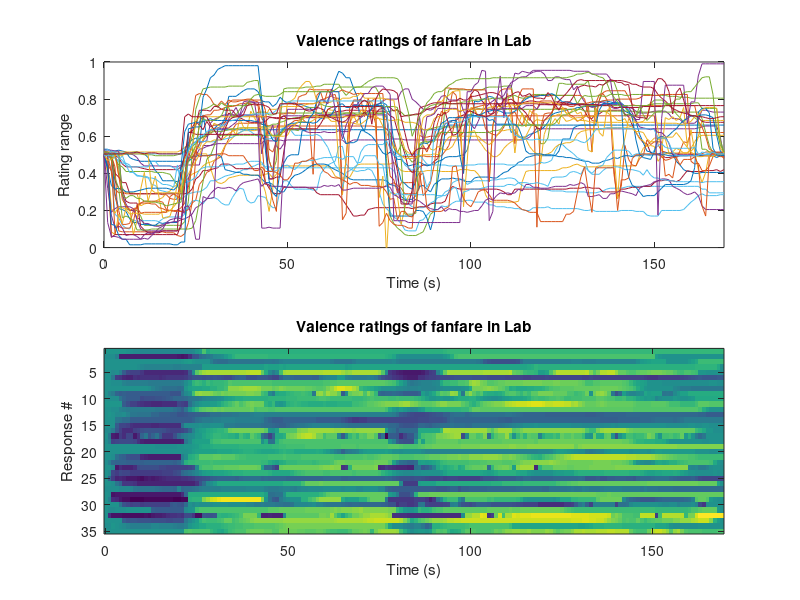
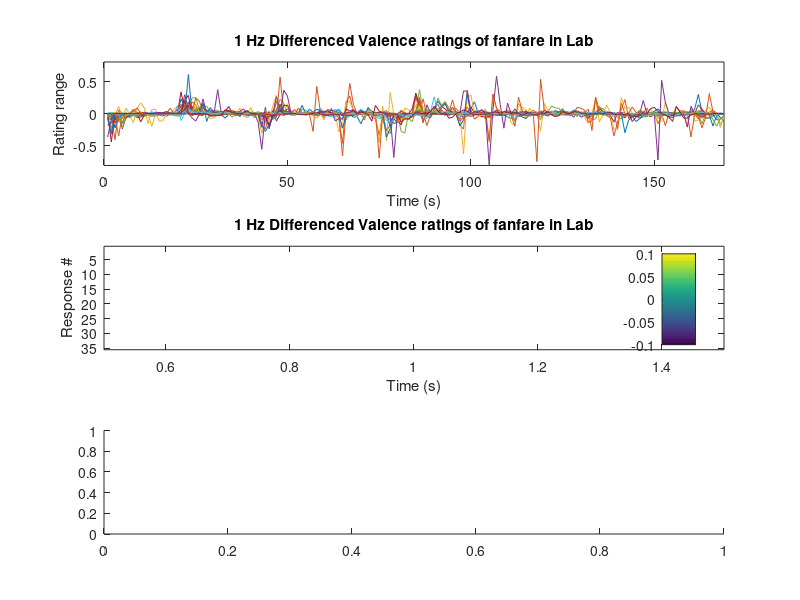

Here is the MATLAB script that generated these plots, in order: (Note: this script raises an error after producing the figures.)
%% This script is a demo of the Activity Analysis toolbox
% first load the first example data set
% Finn Upham 2016 - 01 - 27
load data/Korhonen.mat

%% select one of the collections for analysis 
collN = 6;
D = Kor{collN};
P = D;

figure(1)
subplot(2,1,1)
% Plot of all ratings as Valence values (0.5 as crossing point for this
% bipolar scale) against time
plot(D.Time, D.Data)
title([D.Measure ' ratings of ' D.Piece ' in ' D.Audience])
xlabel('Time (s)'); ylabel('Rating range');
axis([D.Time(1) D.Time(end) 0 1])

subplot(2,1,2)
% Plot of all ratings as Valence values as colour scales in rows (heat map)
imagesc(D.Time,[1:D.Np],D.Data')
caxis([0 1])
title([D.Measure ' ratings of ' D.Piece ' in ' D.Audience])
xlabel('Time (s)'); ylabel('Response #');

figure(2)
subplot(3,1,1)
% Same collection of ratings, reporting the first order differences
plot(D.Time(2:end), diff(D.Data))
title([num2str(1/D.sF,3) ' Hz Differenced ' D.Measure ' ratings of ' D.Piece ' in ' D.Audience])
xlabel('Time (s)'); ylabel('Rating range');
diffRange = max(max(abs(diff(D.Data))));
axis([D.Time(1) D.Time(end) -diffRange diffRange])

subplot(3,1,2)
% each response in rows with valence scale (Colour) and time (X)
imagesc(D.Time(2,end),[1:D.Np],diff(D.Data)')
caxis([-0.1 0.1])
title([num2str(1/D.sF,3) ' Hz Differenced ' D.Measure ' ratings of ' D.Piece ' in ' D.Audience])
colorbar('East')
xlabel('Time (s)'); ylabel('Response #');

subplot(3,1,3)
% Activity-level times series for increases and decreases 
FrameSize = 2*D.sF;
HopSize = 2*D.sF;
Thresh = 0.025;
[AC,~,dT]=activityCount(D.Time,D.Data,FrameSize,HopSize,Thresh,'Inc');
AC(:,2)=activityCount(D.Time,D.Data,FrameSize,HopSize,Thresh,'Dec');
bar(dT,[-AC(:,2) AC(:,1)])
axis([D.Time(1) D.Time(end) -1 1])
set(gca,'yTick',[-1 -0.5 0 0.5 1],'yTickLabel',[1 0.5 0 0.5 1]) 
ylabel('Activity level');
xlabel('Time (s)')
title(['Increasing and Decreasing rating change activity levels in ' num2str(FrameSize/D.sF,3) ' s windows of synchrony'])
legend('Dec','Inc')
Nbins = 4;
[~,~,DAct]=simpleActivityTest(AC(:,1),D.Np,Nbins);
C = coordScoreSimple(D.Time,D.Data,FrameSize,Thresh,'Inc',Nbins);
text(10,0.85,strcat('Inc C = ',num2str(C,3)));

[~,~,DAct]=simpleActivityTest(AC(:,2),D.Np,Nbins);
C = coordScoreSimple(D.Time,D.Data,FrameSize,Thresh,'Dec',Nbins);
text(10,-0.85,strcat('Dec C = ',num2str(C,3)));

C = coordScoreAlternating(D.Time,D.Data,FrameSize,Thresh,'Inc',Thresh,'Dec');
text(100,-0.85,strcat('Alt C = ',num2str(C,3)));

%%

figure

subplot(3,1,2)
FrameSize = 2*D.sF;
HopSize = 2*D.sF;
Thresh = 0.025;
[AC,~,dT]=activityCount(D.Time,D.Data,FrameSize,HopSize,Thresh,'Inc');
bar(dT,[AC(:,1)])
axis([D.Time(1) D.Time(end) 0 1])
ylabel('Activity level');
xlabel('Time (s)')
legend('Inc')
set(gca,'yTick',[0 0.5 1],'yTickLabel',[0 0.5 1]) 
title('Rating Increase of >2.5% in 2s time frames, non-overlapping')

subplot(3,1,3)
FrameSize = 2*D.sF;
HopSize = 2*D.sF;
Thresh = 0.025;
[acts,dT]=multiActPlotter(D.Time,D.Data,FrameSize,HopSize,'Inc',[0.1 0.05 0.025 0.01]);
area(dT,acts)
axis([D.Time(1) D.Time(end) 0 1])
ylabel('Activity level');
xlabel('Time (s)')
legend('Inc 0.1','Inc 0.05','Inc 0.025','Inc 0.01')
title('Rating Increase of many thresholds in 2s time frames, non-overlapping')

subplot(3,1,1)
plot(D.Time, D.Data)
hold on
plot(D.Time, mean(D.Data,2),'k.')
title([D.Measure ' ratings of ' D.Piece ' in ' D.Audience])
xlabel('Time (s)'); ylabel('Rating range');
axis([D.Time(1) D.Time(end) 0 1])

%% Demonstrating different kinds of activity evaluated by the activity count function

figure

subplot(3,1,1)
% ratings and their average time series
plot(D.Time, D.Data)
hold on
plot(D.Time, mean(D.Data,2),'k.')
title([D.Measure ' ratings of ' D.Piece ' in ' D.Audience])
xlabel('Time (s)'); ylabel('Rating range');
axis([D.Time(1) D.Time(end) 0 1])

subplot(3,1,3)
FrameSize = 2*D.sF;
HopSize = 2*D.sF;
Thresh = 0.025;
[acts,dT]=multiActPlotter(D.Time,D.Data,FrameSize,FrameSize,'Percent',[90 80 70 60 50]);
area(dT,acts);
axis([D.Time(1) D.Time(end) 0 1])
ylabel('Activity level');
xlabel('Time (s)')
legend('90th','80th','70th','60th','50th')
title('Rating values in the Nth percentil of used range, 2s time frames, non-overlapping')


subplot(3,1,2)
FrameSize = 2*D.sF;
HopSize = 2*D.sF;
Thresh = 0.025;
[acts,dT]=multiActPlotter(D.Time,D.Data,FrameSize,FrameSize,'UBound',[90 80 70 60 50]*0.01);
area(dT,acts);

axis([D.Time(1) D.Time(end) 0 1])
ylabel('Activity level');
xlabel('Time (s)')
legend('0.9','0.8','0.7','0.6','0.5')
title('Ratings above rating thresholds, 2s time frames, non-overlapping')




%% displaying all activity options
% note some of these are designed for signals other than ratings. 

options ={'Change','Inc','Dec','UBound','Xup','LBound','Percent'};
threshes = [0.025 0.025 0.025 0.5 0.5 0.5 90];
figure(3)
subplot(4,2,1)
respN = 5;
plot(D.Time, D.Data(:,respN))
axis([D.Time(1) D.Time(end) 0 1])
title('Single Response')

FrameSize = 2*D.sF;
HopSize = 2*D.sF;
Thresh = 0.025;
for i = 1:7
    subplot(4,2,1+i)
    [~,AllC,dT]=activityCount(D.Time,round(50*D.Data)/50,FrameSize,HopSize,threshes(i),options{i});
    stem(dT,AllC(:,respN));
    title(['Action ' options{i} ' Threshold ' num2str(threshes(i)) ' Framesize ' num2str(FrameSize/D.sF) 's'])
    axis([D.Time(1) D.Time(end) 0 1.1])
    set(gca,'yTick',[])
end

%% Activity tests and Coordination Score for simple activity of one type of event

P = Kor{1};
FrameSize = 2*P.sF;
HopSize = 2*P.sF;
Thresh = 0.025;

figure
spC = 3; spR = 1; spN = 1;

subplot(spC,spR,spN); spN = spN + 1;
[AC,~,dT]=activityCount(P.Time,P.Data,FrameSize,HopSize,Thresh,'Inc');
bar(dT,AC,0.5)
axis([dT(1) dT(end) 0 1])
ylabel('Activity level');
xlabel('Time (s)')
title([P.Measure ' rating increases activity-level times series in ' P.Piece ' excerpt'])

Nbins = 4;
[~,~,DAct]=simpleActivityTest(AC,P.Np,Nbins);
subplot(spC,spR,spN); spN = spN + 1;
bar((0:P.Np)/P.Np,DAct,1)
axis([-0.02 1 0 0.35*length(AC)])
ylabel('# time frames')
xlabel('Activity Level')
title('Rating increases activity-level distributions, experimental and model')
legend Experimental Random
hold on
plot(((0:P.Np)-0.15)/P.Np,DAct(:,1),'.-')
plot(((0:P.Np)+0.15)/P.Np,DAct(:,2),'k.-')

spN = 2*(spC - 1)+1;
subplot(spC,2,spN); spN = spN + 1;
Nbins = 4;
[C,pval,DAct,bins]=simpleActivityTest(AC,P.Np,Nbins);
bar(1:Nbins,bins,1)
axis([0 Nbins+1 0 0.5*length(AC)])
hold on
plot([0 Nbins+1],[1 1]*length(AC)/Nbins,'k:')
ylabel('# time frames')
xlabel('GoF test bins')
title('GoF test bins 1')
%legend Experimental Random
text(Nbins-2,0.4*length(AC),['\chi^2 = ',num2str(C,3)]);
text(Nbins-2,0.35*length(AC),['d.f. = ' int2str(Nbins-2)]);
text(Nbins-2,0.3*length(AC),['p << 0.001 ']);
P.Time,P.Data,FrameSize,Thresh,'Inc'
C = coordScoreSimple(P.Time,P.Data,FrameSize,Thresh,'Inc',Nbins)
text(Nbins-2,0.45*length(AC),strcat('C Score (Inc) = ',num2str(C,3)));


subplot(spC,2,spN); spN = spN + 1;
Nbins = 5;
[C,pval,DAct,bins]=simpleActivityTest(AC,P.Np,Nbins);
bar(1:Nbins,bins,1)
hold on
plot([0 Nbins+1],[1 1]*length(AC)/Nbins,'k:')
axis([0 Nbins+1 0 0.5*length(AC)])
ylabel('# time frames')
xlabel('GoF test bins')
title('GoF test bins 2')
%legend Experimental Random
text(Nbins-2,0.4*length(AC),['\chi^2 = ' num2str(C,3)]);
text(Nbins-2,0.35*length(AC),['d.f. = ' int2str(Nbins-2)]);
text(Nbins-2,0.3*length(AC),['p << 0.001 ']);
C = coordScoreSimple(P.Time,P.Data,FrameSize,Thresh,'Inc',Nbins)
text(Nbins-2,0.45*length(AC),strcat('C Score (Inc) = ',num2str(C,3)));

%% Alternating activity test (not discussed in AA paper)

figure
spC = 5; spR = 1; spN = 1;

P = Kor{2};
FrameSize = 2*P.sF;
HopSize = 2*P.sF;
Thresh = 0.025;

FrameSize = 2; HopSize = 2; Thresh = 0.025;
[AC,AllC1,dT]=activityCount(P.Time,P.Data,FrameSize,HopSize,Thresh,'Inc');
[AC(:,2),AllC2,dT]=activityCount(P.Time,P.Data,FrameSize,HopSize,Thresh,'Dec');


% subplot 1: Rating Increases and Decreases activity-level times series
subplot(spC,spR,spN); spN = spN + 1;
bar(dT,[AC(:,1) -AC(:,2)])
axis([P.Time(1) P.Time(end) -1 1])
legend('Inc','Dec')
ylabel('Activity level');
xlabel('Time (s)')
title(['Increasing and Decreasing ' P.Measure  'rating change activity levels in one collection to ' P.Piece])

% subplot 2: Total rating change and Inc/Dec ratio time series. 
subplot(spC,spR,spN); spN = spN + 1;
bar(dT,[AC(:,1)+AC(:,2) -AC(:,1)./(AC(:,1)+AC(:,2))])
axis([P.Time(1) P.Time(end) -1 1])
legend('Total','AltRatio')
ylabel('Activity level');
xlabel('Time (s)')
title('Inc/Dec activity ratio and total rating change activity-levels from one collection')

% subplot Big Square to the left: this plots the concentration of time
% frames with specific Inc/Dec ratios and total rating change activity
% levels, from the actual collection's time series
spR = 5;
subplot(spC,spR,2*spR+[2:3 7:8])
[C,pval,DAct,Bins,v1,v2]=alternatingActivitiesTest(AllC1,AllC2),3;
g1 = [mean([v1{1}(end) v1{2}(1)]) mean([v1{2}(end) v1{3}(1)])];
g2 = [mean([v2{1}(end) v2{2}(1)]) mean([v2{2}(end) v2{3}(1)])];
[Co,h] = contourf(squeeze(DAct(:,:,2)),max(max(DAct(:,:,2))),':');
title('Actual Joint distribution')
a = caxis;
set(gca,'yTick',g1,'yTickLabel',[]) 
set(gca,'xTick',g2,'xTickLabel',[])
grid on

% subplot Big Square to the right: this plots the concentration of time
% frames with specific Inc/Dec ratios and total rating change activity
% levels, as expected if increases and decreases were not coordinated.

subplot(spC,spR,2*spR+[4:5 9:10])
[Co,h] = contourf(round(squeeze(DAct(:,:,1))),round(max(max(squeeze(DAct(:,:,1))))),':');
caxis(a)
colorbar
set(gca,'yTick',g1,'yTickLabel',[]) 
set(gca,'xTick',g2,'xTickLabel',[])
grid on
title('Random model joint distribution for total activity and ratio')
% colorbar
% set(h,'LineWidth',0);

% actual distribution of time freams by increases/decreases ratio
subplot(spC,spR,1+spR*[2:(spC-2)])
barh((0:size(AllC1,2))/size(AllC1,2),sum(DAct(:,:,1),2),1)
axis([0 0.2*length(AC) -0.02 1.02 ])
title('Distribution by Inc/Dec ratio')
ylabel('Inc/Dec activity level ratios')

subplot(spC,spR,spR*(spC-1)+(2:(spR-2)))
bar((0:size(AllC2,2))/size(AllC2,2),sum(DAct(:,:,1),1),1)
axis([-0.02 1.02 0 0.25*length(AC)])
title('Total activity levels (Inc and Dec) distribution')
xlabel('Total activity levels')
ylabel('# time frames')

subplot(spC,spR,spR*spC-1)
imagesc(Bins(:,:,1))
view([0 90])
set(gca,'yTick',[]) 
set(gca,'xTick',[]) 
axis xy
colorbar
title('Test table, Actual')
caxis([5 0.2*length(AC)])
%title('Contingency tables for Joint Distribution GoF test') 
subplot(spC,spR,spR*spC)
imagesc(Bins(:,:,2));
view([0 90])
set(gca,'yTick',[]) 
set(gca,'xTick',[]) 
axis xy
colorbar
title('Test table, Ind.')
caxis([5 0.2*length(AC)])

subplot(spC,spR,spR*(spC-1)+1)
CS = coordScoreAlternating(P.Time,P.Data,FrameSize,Thresh,'Inc',Thresh,'Dec',3);
text(0.2,0.9,['C score (Alt) = ' num2str(CS,3)]);
text(0.2,0.7,['\chi^2 = ' num2str(C,3)]);
text(0.2,0.5,['d.f. = ' int2str(4)]);
text(0.2,0.3,['pval = ' num2str(pval,3)]);
set(gca,'yTick',[]) 
set(gca,'xTick',[]) 

%% two Activities

% figure 5 same stim diff part Coll 1 ActLvl (inc) 1, Coll 2, ActLvl (Inc)
% 2) vert dist inc 1, middle square both, horiz inc 2. Column of together,
% alternating, and random examples.

figure
spC = 4; spR = 1; spN = 1;

P = Kor{1};
FrameSize = 2*P.sF;
HopSize = 2*P.sF;
Thresh = 0.025;

[AC,AllC1,dT]=activityCount(P.Time,P.Data,FrameSize,HopSize,Thresh,'Inc');
P = Kor{2};
[AC(:,2),AllC2,dT]=activityCount(P.Time,P.Data,FrameSize,HopSize,Thresh,'Inc');

subplot(spC,spR,spN); spN = spN + 1;
bar(dT,[AC(:,1) -AC(:,2)])
axis([P.Time(1) P.Time(end) -1 1])
ylabel('Activity level');
xlabel('Time (s)')
title('Increasing rating change activity levels for Arousal and Valence dimensions')
legend('Coll 1','Coll 2')
set(gca,'yTick',[-1 -0.5 0 0.5 1],'yTickLabel',[1 0.5 0 0.5 1]) 


spR = 4;
subplot(spC,spR,1+spR*[1:(spC-2)])
Nbins = 4;
[~,~,DAct]=simpleActivityTest(AC(:,1),size(AllC1,2),Nbins);
barh((0:size(AllC1,2))/size(AllC1,2),DAct(:,1),1)
axis([0 0.4*length(AC) -0.02 1 ])
ylabel('Increases Activity levels')
xlabel('# frames')
title('Collection 1')

subplot(spC,spR,spR*(spC-1)+(2:(spR-1)))
Nbins = 4;
[~,~,DAct]=simpleActivityTest(AC(:,2),size(AllC2,2),Nbins);
bar((0:size(AllC2,2))/size(AllC2,2),DAct(:,1),1)
axis([-0.02 1 0 0.4*length(AC)])
xlabel('Increases Activity levels')
ylabel('# frames')
title('Collection 2')

%subplot(spC,spR,spR+[2:4 7:9 12:14])
subplot(spC,spR,spR+[2:3 6:7])
Nbins = 3;
[C,p,DAct,Bins,v1,v2]=relatedActivitiesTest(AllC1,AllC2,Nbins);
g1 = [mean([v1{1}(end) v1{2}(1)]) mean([v1{2}(end) v1{3}(1)])];
g2 = [mean([v2{1}(end) v2{2}(1)]) mean([v2{2}(end) v2{3}(1)])];
[Co,h] = contourf(squeeze(DAct(:,:,2)),max(max(DAct(:,:,2))),':');
colorbar
title('Joint Activity distribution, Increases to Arousal and Valence dimensions')
set(gca,'yTick',g1,'yTickLabel',[]) 
set(gca,'xTick',g2,'xTickLabel',[])
grid on


%subplot(spC,spR,10)
subplot(spC,spR,spR*(spC-1)+1)
[Co,h] = contourf(squeeze(DAct(:,:,1)),round(max(max(DAct(:,:,1)))),':');
caxis([0 8])
axis xy
title('Independent model joint-Dist')
set(gca,'yTick',g1,'yTickLabel',[]) 
set(gca,'xTick',g2,'xTickLabel',[])
grid on
 
%subplot(spC,spR,15)
subplot(spC,spR,12)
imagesc(Bins(:,:,1))
caxis([0 20])
view([0 90])
set(gca,'yTick',[]) 
set(gca,'xTick',[]) 
axis xy
colorbar
title('Test table, Actual')

%subplot(spC,spR,20)
subplot(spC,spR,8)
imagesc(Bins(:,:,2));
caxis([0 20])
view([0 90])
axis tight
set(gca,'yTick',[]) 
set(gca,'xTick',[]) 
colorbar
title('Test table, Ind.')

subplot(spC,spR,spC*spR)
axis([0 1 0 1])
set(gca,'yTick',[]) 
set(gca,'xTick',[]) 
text(0.2,0.75,['\chi^2 = ' num2str(C,3)]);
text(0.2,0.5,['d.f. = ' int2str(4)]);
text(0.2,0.25,['pval = ' num2str(p,3)]);
P = Kor{1};
Q = Kor{2};
CS = coordScoreRelated(P.Time,P.Data,Q.Data,FrameSize,Thresh,'Inc',Thresh,'Inc',Nbins);
text(0.2,0.95,['C Score Ind = ' num2str(CS,3)]);
